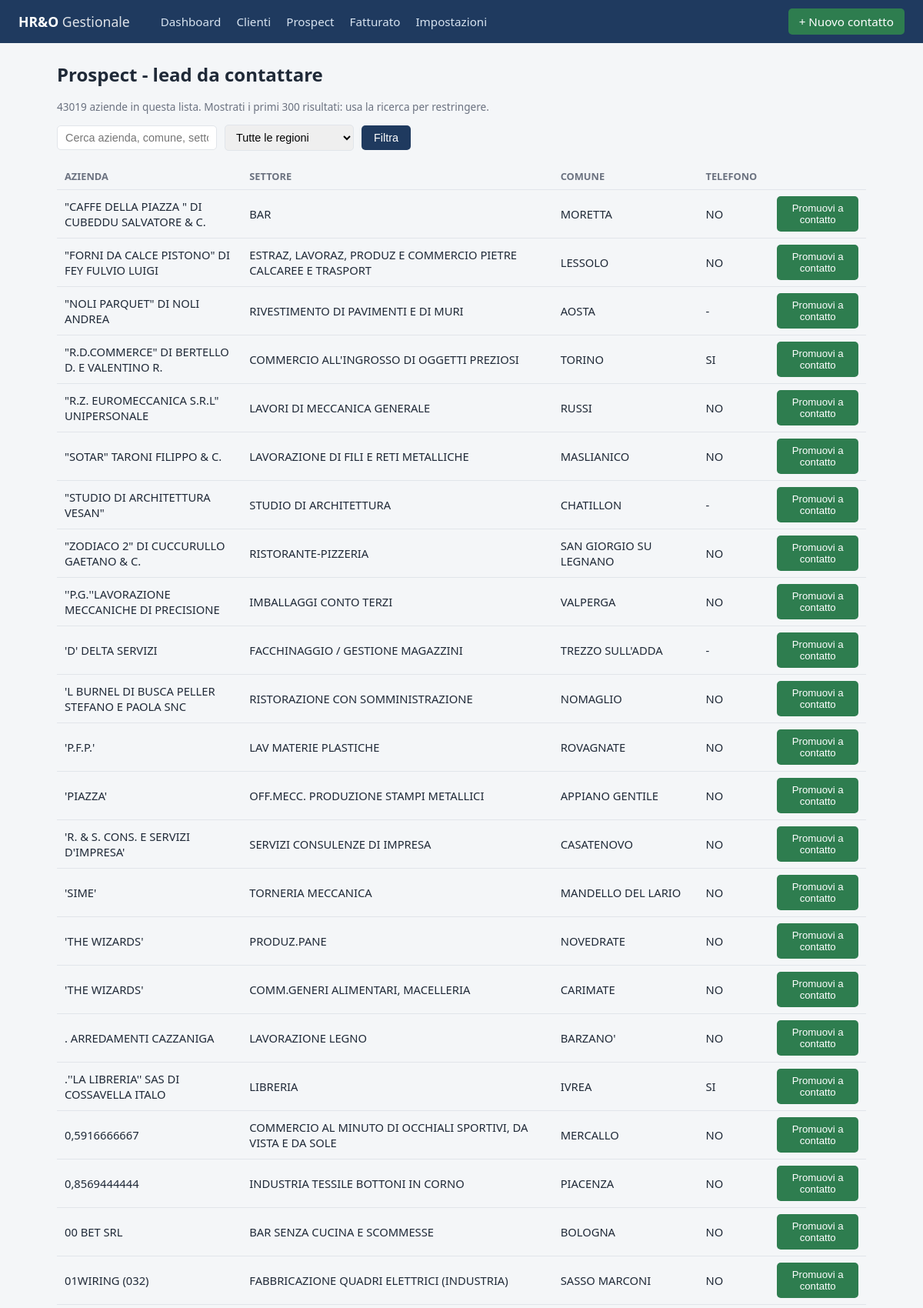
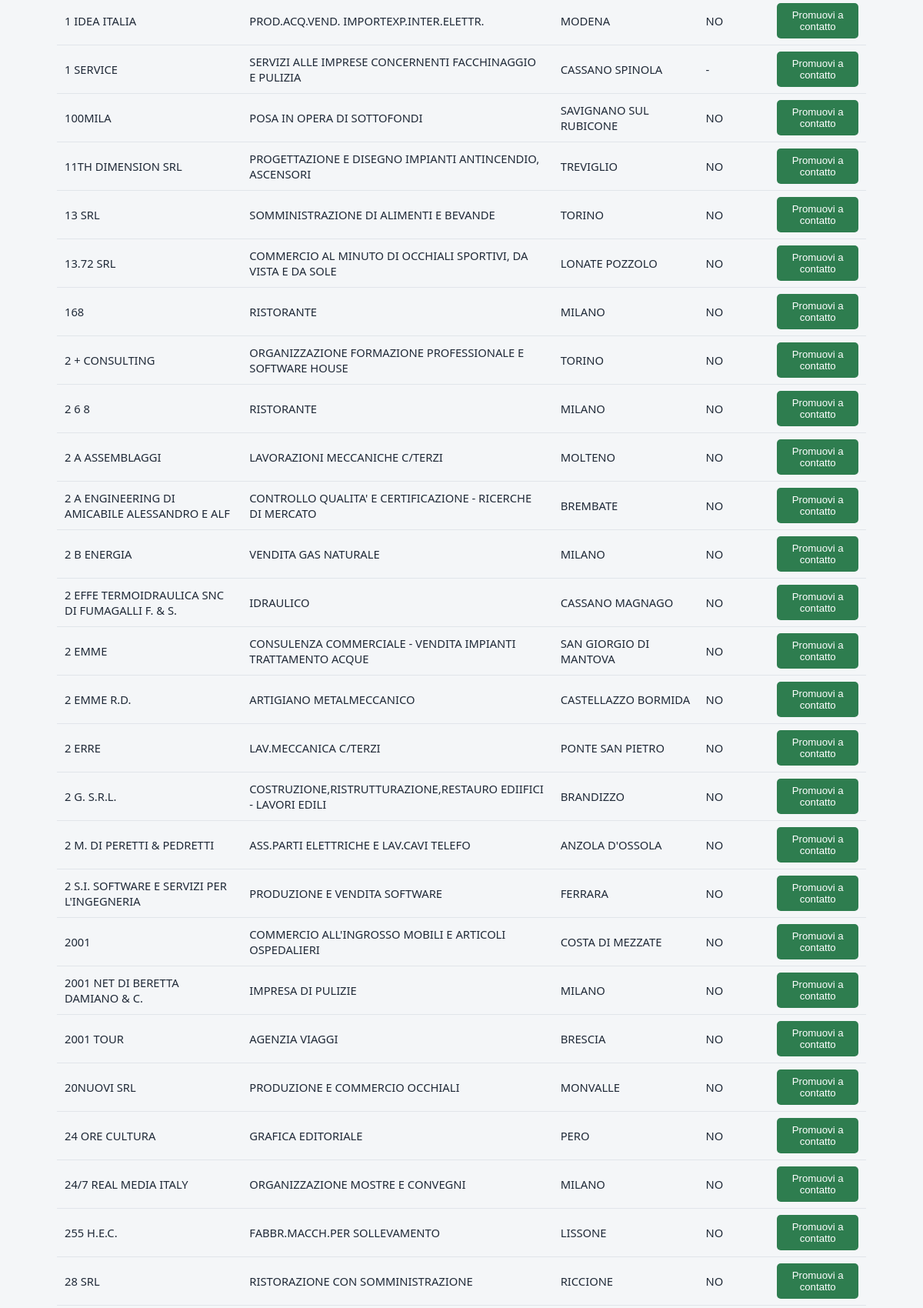
The page /prospect (upper part) on the database its author committed (2 pictures, top to bottom).
### tables this page shows
CREATE TABLE prospect (
    id INTEGER PRIMARY KEY AUTOINCREMENT,
    nome_azienda TEXT,
    settore TEXT,
    forma_giuridica TEXT,
    indirizzo TEXT,
    cap TEXT,
    comune TEXT,
    regione TEXT,
    n_dipendenti TEXT,
    telefono TEXT,
    email TEXT,
    creato_il TEXT NOT NULL
);

### app.py (the view)
@app.route("/prospect")
def prospect_list():
    regione = request.args.get("regione", "")
    q = request.args.get("q", "").strip()
    conn = get_connection()
    regioni = [r["regione"] for r in conn.execute("SELECT DISTINCT regione FROM prospect ORDER BY regione")]
    sql = "SELECT * FROM prospect WHERE 1=1"
    params = []
    if regione:
        sql += " AND regione = ?"
        params.append(regione)
    if q:
        sql += " AND (nome_azienda LIKE ? OR comune LIKE ? OR settore LIKE ?)"
        params += [f"%{q}%"] * 3
    sql += " ORDER BY nome_azienda COLLATE NOCASE LIMIT 300"
    rows = conn.execute(sql, params).fetchall()
    totale = conn.execute("SELECT COUNT(*) n FROM prospect" + (" WHERE regione=?" if regione else ""),
                           (regione,) if regione else ()).fetchone()["n"]
    conn.close()
    return render_template(
        "prospect_list.html", app_name=APP_NAME, prospect=rows, regioni=regioni,
        regione=regione, q=q, totale=totale,
    )

### db.py (called while the page is built)
def get_connection():
    os.makedirs(os.path.dirname(DB_PATH), exist_ok=True)
    if not os.path.exists(DB_PATH) and os.path.exists(DB_INIZIALE):
        shutil.copy(DB_INIZIALE, DB_PATH)
    conn = sqlite3.connect(DB_PATH)
    conn.row_factory = sqlite3.Row
    conn.execute("PRAGMA foreign_keys = ON")
    return conn

### templates/prospect_list.html (shortened to what this page needs)
{% extends "base.html" %}
{% block content %}
<h1>Prospect - lead da contattare</h1>
<p class="pagination-note">{{ totale }} aziende in questa lista{% if regione %} per la regione selezionata{% endif %}. Mostrati i primi 300 risultati: usa la ricerca per restringere.</p>
<form class="toolbar" method="get">
  <input type="text" name="q" value="{{ q }}" placeholder="Cerca azienda, comune, settore...">
  <select name="regione" onchange="this.form.submit()">
    <option value="">Tutte le regioni</option>
  </select>
  <button class="btn" type="submit">Filtra</button>
</form>
<table>
  <tr><th>Azienda</th><th>Settore</th><th>Comune</th><th>Telefono</th><th></th></tr>
  {% for p in prospect %}
  <tr>
    <td>{{ p['nome_azienda'] }}</td>
    <td>{{ p['settore'] or '-' }}</td>
    <td>{{ p['comune'] or '-' }}</td>
    <td>{{ p['telefono'] or '-' }}</td>
    <td>
      <form class="inline" method="post" action="{{ url_for('prospect_promuovi', pid=p['id']) }}">
        <button class="btn btn-green" type="submit" title="Sposta tra i contatti da chiamare">Promuovi a contatto</button>
      </form>
    </td>
  </tr>
  {% endfor %}
</table>
{% endblock %}

### static/style.css (style rules this page uses)
:root { --blue: #1f3a5f; --blue-light: #2d5a8c; --green: #2e7d4f; --yellow: #b8860b; --gray: #6b7280; --bg: #f4f6f8; --card: #ffffff; --border: #e1e5ea; --danger: #c0392b; }
* { box-sizing: border-box; }
body { margin: 0; font-family: "Segoe UI", Arial, sans-serif; background: var(--bg); color: #1f2937; }
h1 { font-size: 1.5em; margin-top: 0; }
table { width: 100%; border-collapse: collapse; }
th, td { text-align: left; padding: 8px 10px; border-bottom: 1px solid var(--border); font-size: .92em; }
th { color: var(--gray); font-weight: 600; font-size: .8em; text-transform: uppercase; }
form.inline { display: inline; }
.toolbar { display: flex; gap: 10px; margin-bottom: 16px; flex-wrap: wrap; align-items: center; }
.toolbar input[type=text], .toolbar select { padding: 7px 10px; border: 1px solid var(--border); border-radius: 5px; font-size: .9em; }
.btn { background: var(--blue); color: #fff; border: none; padding: 8px 16px; border-radius: 5px; cursor: pointer; font-size: .9em; text-decoration: none; display: inline-block; }
.btn-green { background: var(--green); }
.pagination-note { color: var(--gray); font-size: .85em; margin-top: 10px; }

### rows shown on the page
prospect: nome_azienda "0,8569444444", settore "INDUSTRIA TESSILE BOTTONI IN CORNO", comune "PIACENZA", telefono "NO"

### other values the page prints
{{ totale }} "43019"
{{ p['nome_azienda'] }} "\"CAFFE DELLA PIAZZA \" DI CUBEDDU SALVATORE & C." "\"FORNI DA CALCE PISTONO\" DI FEY FULVIO LUIGI" "\"NOLI PARQUET\" DI NOLI ANDREA" "\"R.D.COMMERCE\" DI BERTELLO D. E VALENTINO R." "\"R.Z. EUROMECCANICA S.R.L\" UNIPERSONALE" "\"SOTAR\" TARONI FILIPPO & C." "\"STUDIO DI ARCHITETTURA VESAN\"" "\"ZODIACO 2\" DI CUCCURULLO GAETANO & C." "''P.G.''LAVORAZIONE MECCANICHE DI PRECISIONE" "'D' DELTA SERVIZI" "'L BURNEL DI BUSCA PELLER STEFANO E PAOLA SNC" "'P.F.P.'" "'PIAZZA'" "'R. & S. CONS. E SERVIZI D'IMPRESA'" "'SIME'" "'THE WIZARDS'" "'THE WIZARDS'" ". ARREDAMENTI CAZZANIGA" ".''LA LIBRERIA'' SAS DI COSSAVELLA ITALO" "0,5916666667" "00 BET SRL" "01WIRING (032)" "1 IDEA ITALIA" "1 SERVICE" "100MILA" "11TH DIMENSION SRL" "13 SRL" "13.72 SRL" "168" "2 + CONSULTING" "2 6 8" "2 A ASSEMBLAGGI" "2 A ENGINEERING DI AMICABILE ALESSANDRO E ALF" "2 B ENERGIA" "2 EFFE TERMOIDRAULICA SNC DI FUMAGALLI F. & S." "2 EMME" "2 EMME R.D." "2 ERRE" "2 G. S.R.L." "2 M. DI PERETTI & PEDRETTI" "2 S.I. SOFTWARE E SERVIZI PER L'INGEGNERIA" "2001" "2001 NET DI BERETTA DAMIANO & C." "2001 TOUR" "20NUOVI SRL" "24 ORE CULTURA" "24/7 REAL MEDIA ITALY" "255 H.E.C." "28 SRL"
{{ p['settore'] or '-' }} "BAR" "ESTRAZ, LAVORAZ, PRODUZ E COMMERCIO PIETRE CALCAREE E TRASPORT" "RIVESTIMENTO DI PAVIMENTI E DI MURI" "COMMERCIO ALL'INGROSSO DI OGGETTI PREZIOSI" "LAVORI DI MECCANICA GENERALE" "LAVORAZIONE DI FILI E RETI METALLICHE" "STUDIO DI ARCHITETTURA" "RISTORANTE-PIZZERIA" "IMBALLAGGI CONTO TERZI" "FACCHINAGGIO / GESTIONE MAGAZZINI" "RISTORAZIONE CON SOMMINISTRAZIONE" "LAV MATERIE PLASTICHE" "OFF.MECC. PRODUZIONE STAMPI METALLICI" "SERVIZI CONSULENZE DI IMPRESA" "TORNERIA MECCANICA" "PRODUZ.PANE" "COMM.GENERI ALIMENTARI, MACELLERIA" "LAVORAZIONE LEGNO" "LIBRERIA" "COMMERCIO AL MINUTO DI OCCHIALI SPORTIVI, DA VISTA E DA SOLE" "BAR SENZA CUCINA E SCOMMESSE" "FABBRICAZIONE QUADRI ELETTRICI (INDUSTRIA)" "PROD.ACQ.VEND. IMPORTEXP.INTER.ELETTR." "SERVIZI ALLE IMPRESE CONCERNENTI FACCHINAGGIO E PULIZIA" "POSA IN OPERA DI SOTTOFONDI" "PROGETTAZIONE E DISEGNO IMPIANTI ANTINCENDIO, ASCENSORI" "SOMMINISTRAZIONE DI ALIMENTI E BEVANDE" "COMMERCIO AL MINUTO DI OCCHIALI SPORTIVI, DA VISTA E DA SOLE" "RISTORANTE" "ORGANIZZAZIONE FORMAZIONE PROFESSIONALE E SOFTWARE HOUSE" "RISTORANTE" "LAVORAZIONI MECCANICHE C/TERZI" "CONTROLLO QUALITA' E CERTIFICAZIONE - RICERCHE DI MERCATO" "VENDITA GAS NATURALE" "IDRAULICO" "CONSULENZA COMMERCIALE - VENDITA IMPIANTI TRATTAMENTO ACQUE" "ARTIGIANO METALMECCANICO" "LAV.MECCANICA C/TERZI" "COSTRUZIONE,RISTRUTTURAZIONE,RESTAURO EDIIFICI - LAVORI EDILI" "ASS.PARTI ELETTRICHE E LAV.CAVI TELEFO" "PRODUZIONE E VENDITA SOFTWARE" "COMMERCIO ALL'INGROSSO MOBILI E ARTICOLI OSPEDALIERI" "IMPRESA DI PULIZIE" "AGENZIA VIAGGI" "PRODUZIONE E COMMERCIO OCCHIALI" "GRAFICA EDITORIALE" "ORGANIZZAZIONE MOSTRE E CONVEGNI" "FABBR.MACCH.PER SOLLEVAMENTO" "RISTORAZIONE CON SOMMINISTRAZIONE"
{{ p['comune'] or '-' }} "MORETTA" "LESSOLO" "AOSTA" "TORINO" "RUSSI" "MASLIANICO" "CHATILLON" "SAN GIORGIO SU LEGNANO" "VALPERGA" "TREZZO SULL'ADDA" "NOMAGLIO" "ROVAGNATE" "APPIANO GENTILE" "CASATENOVO" "MANDELLO DEL LARIO" "NOVEDRATE" "CARIMATE" "BARZANO'" "IVREA" "MERCALLO" "BOLOGNA" "SASSO MARCONI" "MODENA" "CASSANO SPINOLA" "SAVIGNANO SUL RUBICONE" "TREVIGLIO" "TORINO" "LONATE POZZOLO" "MILANO" "TORINO" "MILANO" "MOLTENO" "BREMBATE" "MILANO" "CASSANO MAGNAGO" "SAN GIORGIO DI MANTOVA" "CASTELLAZZO BORMIDA" "PONTE SAN PIETRO" "BRANDIZZO" "ANZOLA D'OSSOLA" "FERRARA" "COSTA DI MEZZATE" "MILANO" "BRESCIA" "MONVALLE" "PERO" "MILANO" "LISSONE" "RICCIONE"
{{ p['telefono'] or '-' }} "NO" "NO" "-" "SI" "NO" "NO" "-" "NO" "NO" "-" "NO" "NO" "NO" "NO" "NO" "NO" "NO" "NO" "SI" "NO" "NO" "NO" "NO" "-" "NO" "NO" "NO" "NO" "NO" "NO" "NO" "NO" "NO" "NO" "NO" "NO" "NO" "NO" "NO" "NO" "NO" "NO" "NO" "NO" "NO" "NO" "NO" "NO" "NO"
